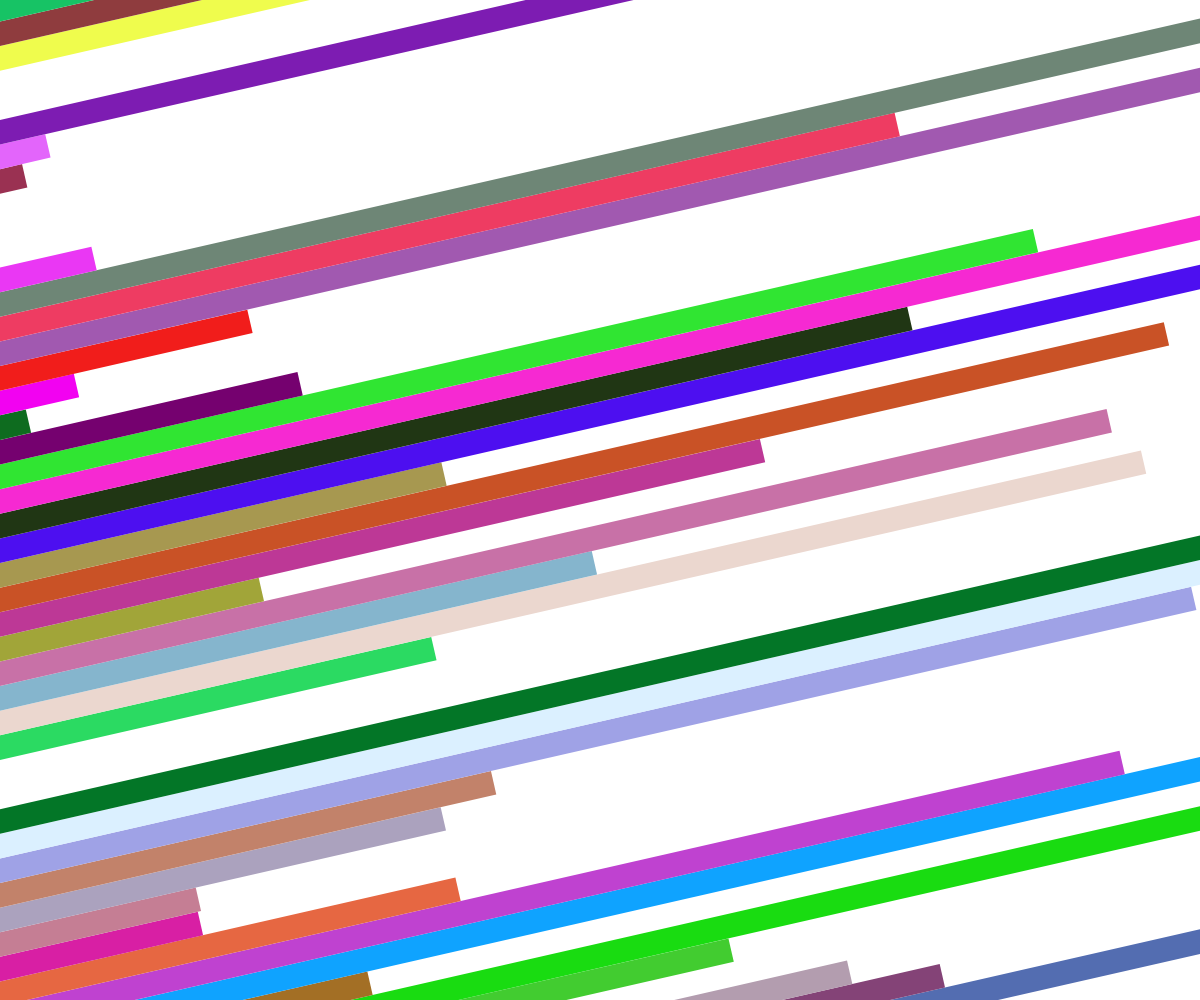
Frame 1 (no input)
Frame 60 (no input): identical to frame 1, image omitted
Frame 120 (the mouse pressed at the canvas centre since frame 60): identical to frame 1, image omitted

The p5.js sketch that drew this single still picture (run headless with seeded random() and noise() and a simulated clock; from frame 60 on, the mouse is pressed at the canvas centre):

// p5.js sketch
// ── sketch.js
const numStripes = 100;

function setup() {
  createCanvas(innerWidth, innerHeight);
  const a = random(TWO_PI);
  translate(width/2,height/2);
  rotate(a);
  const stripeSize = (width*2)/numStripes;
  background(255);
  noStroke();
  for(let i=0;i<numStripes;i++) {
    const length = random(height*2);
    const xo = stripeSize*i-width;
    fill(random(256),random(256),random(256));
    rect(xo,-height,stripeSize,length);
  }
}

function draw() {
}
